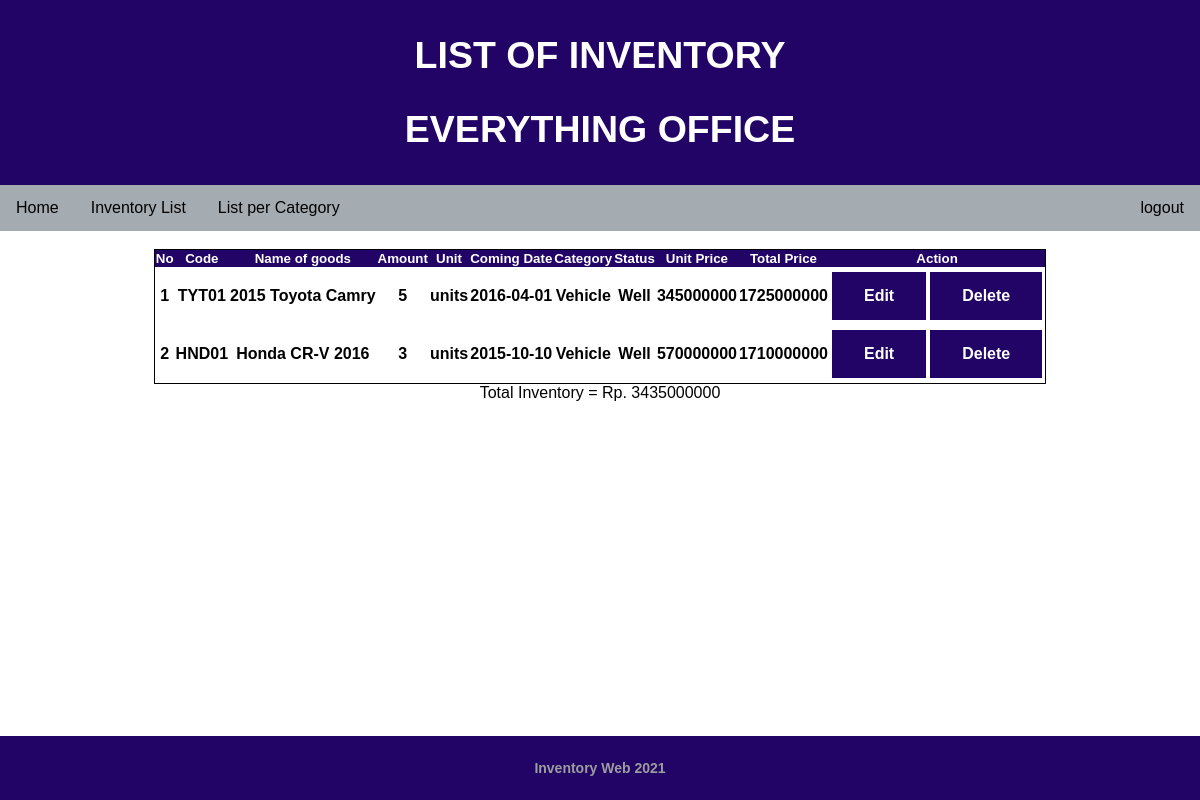
Screenshot of /vehicles.php (signed in) with the database file from the repository.
### tables this page shows
CREATE TABLE `inventory` (
  `item_id` varchar(10) NOT NULL,
  `item_name` varchar(30) NOT NULL,
  `amount` int(11) NOT NULL,
  `unit` varchar(15) NOT NULL,
  `arrival_date` date NOT NULL,
  `category` varchar(20) NOT NULL,
  `item_status` varchar(20) NOT NULL,
  `price` int(20) NOT NULL
);

### vehicles.php (the view, shortened to what this page needs)
<?php
    require 'connection.php';
    $user_products_query="SELECT * FROM `inventory` WHERE category = 'vehicle' ORDER BY `inventory`.`price` ASC";
    $total=0;
?>
<!DOCTYPE html>
<html lang="en">
<head>
    <link rel="stylesheet" href="css/style.css" type="text/css">
</head>
<body>
<div>
            <?php
               require 'header.php';
            ?>
            <br>
            <div class="container">
            <center>
                <table class="table">
                    <tbody>
                        <tr style="background-color:#210466;color:white;font-size:smaller">
                        <th>No</th><th>Code</th><th>Name of goods</th><th>Amount</th><th>Unit</th><th>Coming Date</th><th>Category</th><th>Status</th><th>Unit Price</th><th>Total Price</th><th>Action</th>
                        </tr>
                       <?php
                        $user_products_result=mysqli_query($con,$user_products_query) or die(mysqli_error($con));
                        $counter=1;
                       while($row=mysqli_fetch_array($user_products_result)){
                        $sum=$row['amount']*$row['price'];
                        $total=$total+$sum;
                         ?>
                        <tr>
                            <th><?php echo $counter ?></th><th><?php echo $row['item_id']?></th><th><?php echo $row['item_name']?></th><th><?php echo $row['amount']?></th><th><?php echo $row['unit']?></th>
                            <th><?php echo $row['arrival_date']?></th><th><?php echo $row['category']?></th><th><?php echo $row['item_status']?></th><th><?php echo $row['price']?></th><th><?php echo $sum?></th><th><a href='cart_remove.php?id=<?php echo $row['id'] ?>' class="button" >Edit</a><a href='cart_remove.php?id=<?php echo $row['item_id'] ?>' class="button" >Delete</a></th>
                        </tr>
                       <?php $counter=$counter+1;}?>
                    </tbody>
                </table>
            Total Inventory = Rp. <?php echo $total;?>
            </center>
            </div>
            <br><br><br><br><br><br><br><br><br><br>
            <footer class="footer"  style="background-color: #210466;">
               <div class="container" style="background-color: #210466;">
               <center>
                   <p>Inventory Web 2021</p>
               </center>
               </div>
           </footer>
        </div>
</body>
</html>

### css/style.css (style rules this page uses)
body { font-family : Montserrat, sans-serif; margin: 0; }
footer { background-color:#101010; color:#9d9d9d; font-size:14px; font-weight:bold; padding:10px; bottom:0; }
html { min-height:100%; position:relative; }
.footer { position: absolute; bottom:0; right:0; left:0; }
table { border: 1px solid black; border-collapse: collapse; }
.button { background-color: #210466; border: none; color: white; padding: 15px 32px; text-align: center; text-decoration: none; display: inline-block; font-size: 16px; margin: 4px 2px; cursor: pointer; }

### rows the page displays
inventory: item_id "TYT01", item_name "2015 Toyota Camry", amount "5", unit "units", arrival_date "2016-04-01", category "Vehicle", item_status "Well", price "345000000", sum "1725000000"
inventory: item_id "HND01", item_name "Honda CR-V 2016", amount "3", unit "units", arrival_date "2015-10-10", category "Vehicle", item_status "Well", price "570000000", sum "1710000000"

### other values shown
$total "3435000000"
